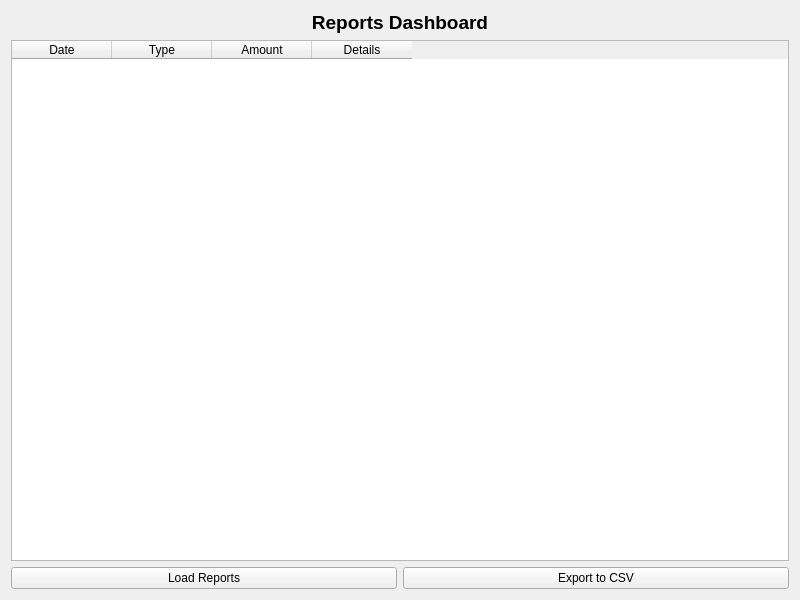
<?xml version="1.0" encoding="UTF-8"?>
<ui version="4.0">
 <class>Reports</class>
 <widget class="QWidget" name="Reports">
  <property name="geometry">
   <rect>
    <x>0</x>
    <y>0</y>
    <width>800</width>
    <height>600</height>
   </rect>
  </property>
  <property name="windowTitle">
   <string>Reports</string>
  </property>
  <layout class="QVBoxLayout" name="verticalLayout">
   <item>
    <widget class="QLabel" name="labelTitle">
     <property name="text">
      <string>Reports Dashboard</string>
     </property>
     <property name="alignment">
      <set>Qt::AlignCenter</set>
     </property>
     <property name="font">
      <font>
       <pointsize>14</pointsize>
       <bold>true</bold>
      </font>
     </property>
    </widget>
   </item>
   <item>
    <widget class="QTableWidget" name="tableWidgetReports">
     <property name="columnCount">
      <number>4</number>
     </property>
     <property name="rowCount">
      <number>0</number>
     </property>
     <column>
      <property name="text">
       <string>Date</string>
      </property>
     </column>
     <column>
      <property name="text">
       <string>Type</string>
      </property>
     </column>
     <column>
      <property name="text">
       <string>Amount</string>
      </property>
     </column>
     <column>
      <property name="text">
       <string>Details</string>
      </property>
     </column>
    </widget>
   </item>
   <item>
    <layout class="QHBoxLayout" name="horizontalLayout">
     <item>
      <widget class="QPushButton" name="buttonLoadReports">
       <property name="text">
        <string>Load Reports</string>
       </property>
      </widget>
     </item>
     <item>
      <widget class="QPushButton" name="buttonExportReports">
       <property name="text">
        <string>Export to CSV</string>
       </property>
      </widget>
     </item>
    </layout>
   </item>
  </layout>
 </widget>
</ui>
